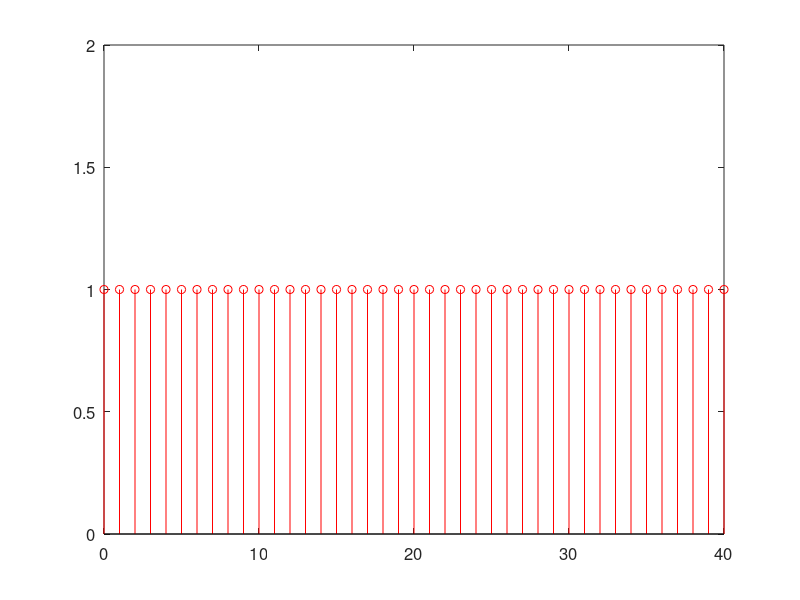
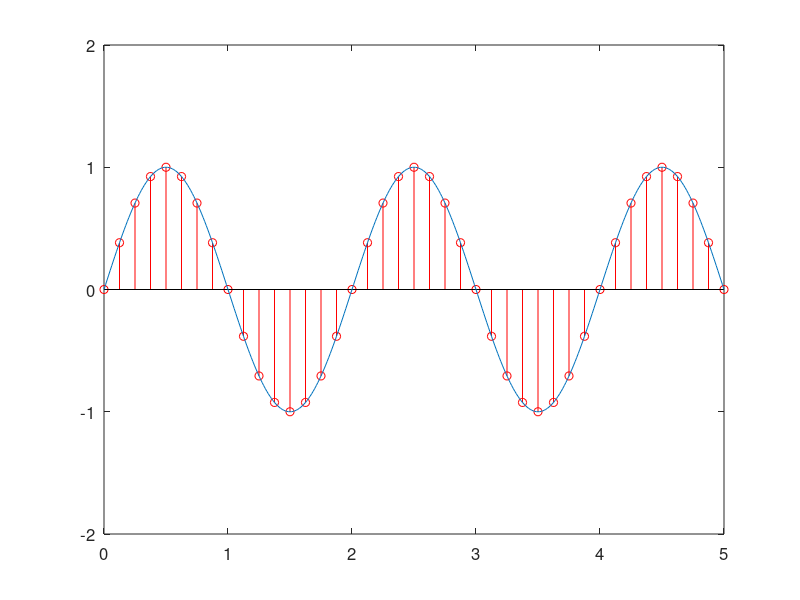
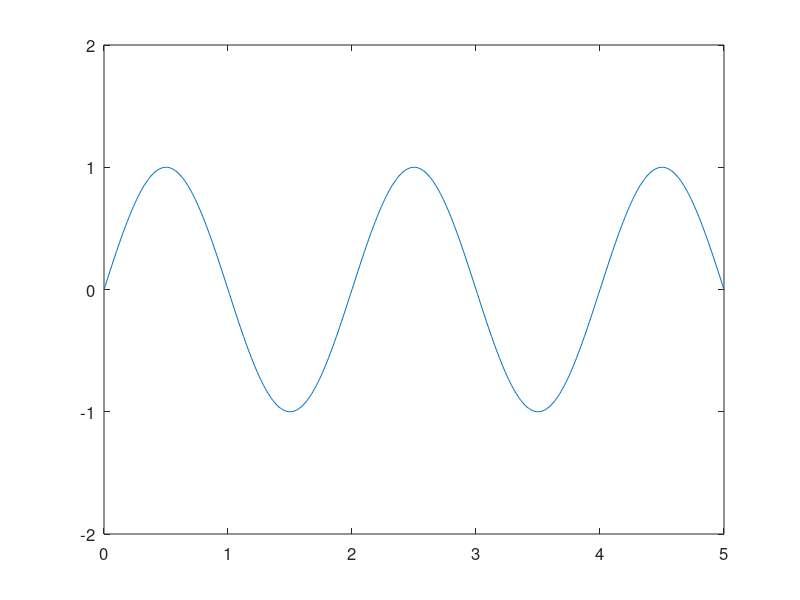

Reproduce these figures in MATLAB, in order.
close all
clear all
clc

samplingFactor = 1;

t1  = [ 0 : samplingFactor : 40 ];           % Time Samples
s = ones(1,40/samplingFactor + 1);
t2  = [ 0 : 0.1 : 40 ];           % Time Samples
f  = 500;                       % Input Signal Frequency
fs = 8000;                    % Sampling Frequency
x = sin(2*pi*f/fs*t2);        % Generate Sine Wave  
xS = sin(2*pi*f/fs*t1);        % Generate Sine Wave

fig1 = figure(1);
stem(t1,s,'r');axis([0 40 0 2]);                  % View the samples
set(findall(fig1,'type','text'),'fontSize',18)
set(gca,'FontSize',12)

fig1 = figure(2);
stem(t1*1/fs*1000,xS,'r');axis([0 5 -2 2]);  % View the samples
hold on;
plot(t2*1/fs*1000,x);        % Plot Sine Wave
set(findall(fig1,'type','text'),'fontSize',18)
set(gca,'FontSize',12)

fig1 = figure;
plot(t2*1/fs*1000,x);axis([0 5 -2 2]);        % Plot Sine Wave
set(findall(fig1,'type','text'),'fontSize',18)
set(gca,'FontSize',12)
